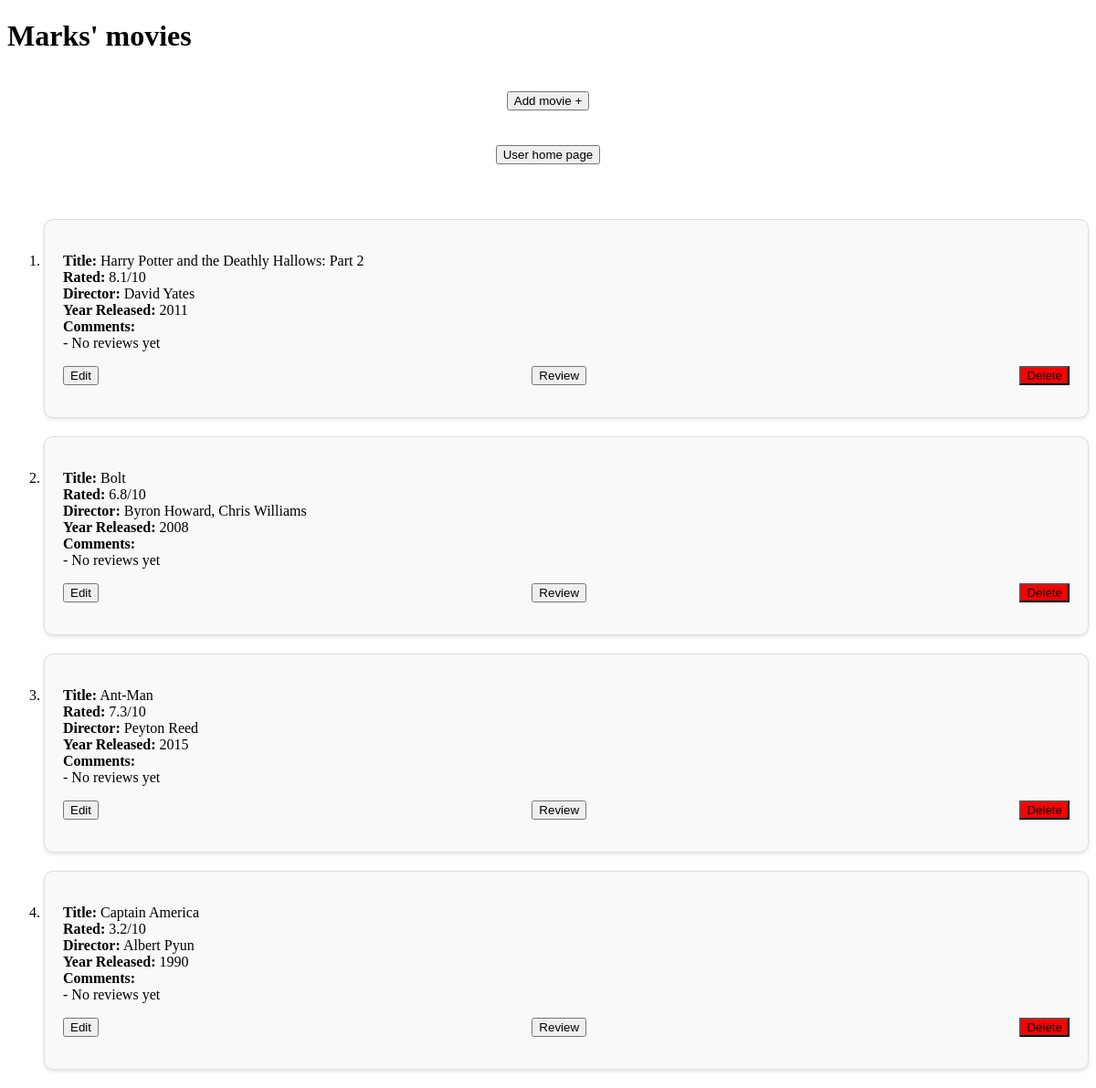
The page /users/2 on the database its author committed.
### Models.py (models this page shows)
class User(db.Model):
    __tablename__ = "users"
    user_id = db.Column(db.Integer, primary_key=True)
    name = db.Column(db.String(50))  # Foreign key
    movie_ids = db.Column(db.String, nullable=True)

class Movie(db.Model):
    __tablename__ = "movies"
    id = db.Column(db.Integer, primary_key=True)
    title = db.Column(db.String(50), unique=True)
    director = db.Column(db.String(50))
    year = db.Column(db.Integer)
    rating = db.Column(db.String(10))

### app.py (the view)
@app.route("/users/<int:user_id>", methods=['GET'])
def user_movies(user_id):
    movies = data_manager.get_user_movies(user_id)
    if movies is None:
        movies = [{"title": "placeholder",
                   "rating": "0/0",
                   "director": "placeholder",
                   "year": "0",
                   "reviews": ["""I will go away after you add a movie"""]}]
    user_list = data_manager.get_all_users()
    user = [user for user in user_list if user['id'] == user_id]
    try:
        user = user[0]
        return render_template("users_movies.html", movies=movies, user=user)
    except IndexError:
        return route_not_found()

### datamanager/sql_data_manager.py (called while the page is built)
def movie_sql_to_app_formatter(data, reviews=None):
    movie_dict = {'id': data.id, 'title': data.title,
                  'director': data.director, 'year': data.year,
                  'rating': data.rating,
                  'reviews': reviews}
    return movie_dict

    def get_all_users(self):
        all_users = self.Users.query.all()
        user_list = []
        for user in all_users:
            user_list.append({"id": user.user_id, "name": user.name})
        return user_list

### templates/users_movies.html (shortened to what this page needs)
<!DOCTYPE html>
<html lang="en">
<head>
    <link rel="stylesheet" href="/static/style.css">
</head>
<body>
  <h1 class="page-title">{{ user['name'] }}s' movies</h1>
  <div class="user-list">
      <form action="/users/{{ user['id'] }}/add_movie" class="add-form">
          <button class="add-button" type="submit">Add movie +</button>
      </form>
      <br>
      <form action="/users" class="add-form">
          <button class="add-button" type="submit">User home page</button>
      </form>
  </div>
  <ul class="movie-list">
    {% for item in movies %}
    <li class="movie-item" type="1">
        <div class="movie-details">
            <p>
                <strong>Title:</strong> {{ item['title'] }}<br>
                <strong>Rated:</strong> {{ item['rating'] }}<br>
                <strong>Director:</strong> {{ item['director'] }}<br>
                <strong>Year Released:</strong> {{ item['year'] }}<br>
                <strong>Comments:</strong>
                {% for review in item['reviews'] %}
                <br>- {{ review }}
                {% endfor %}
            </p>
            <div class="movie-actions">
                <form action="/users/{{ user['id'] }}/update_movie/{{ item['id'] }}">
                    <button class="edit-button">Edit</button>
                </form>
                <form action="/users/{{ user['id'] }}/review_movie/{{ item['id'] }}" method="GET">
                    <button class="review-button">Review</button>
                </form>
                <form action="/users/{{ user['id'] }}/delete_movie/{{ item['id'] }}">
                    <button style="background-color:red" class="delete-button">Delete</button>
                </form>
            </div>
        </div>
    </li>
    {% endfor %}
</ul>
</body>
</html>

### static/style.css (style rules this page uses)
.user-list { display: flex; flex-direction: column; align-items: center; padding: 20px; }
.add-form { margin-bottom: 20px; }
.movie-item { background-color: #f9f9f9; border: 1px solid #ddd; border-radius: 10px; box-shadow: 0 2px 4px rgba(0, 0, 0, 0.1); margin: 20px 0; padding: 20px; transition: transform 0.2s, box-shadow 0.2s; }
.movie-details { margin-bottom: 15px; }
.movie-actions { display: flex; justify-content: space-between; align-items: center; }

### rows shown on the page
User: name "Mark"
Movie: title "Harry Potter and the Deathly Hallows: Part 2", rating "8.1/10", director "David Yates", year "2011", review "No reviews yet"
Movie: title "Bolt", rating "6.8/10", director "Byron Howard, Chris Williams", year "2008", review "No reviews yet"
Movie: title "Ant-Man", rating "7.3/10", director "Peyton Reed", year "2015", review "No reviews yet"
Movie: title "Captain America", rating "3.2/10", director "Albert Pyun", year "1990", review "No reviews yet"
